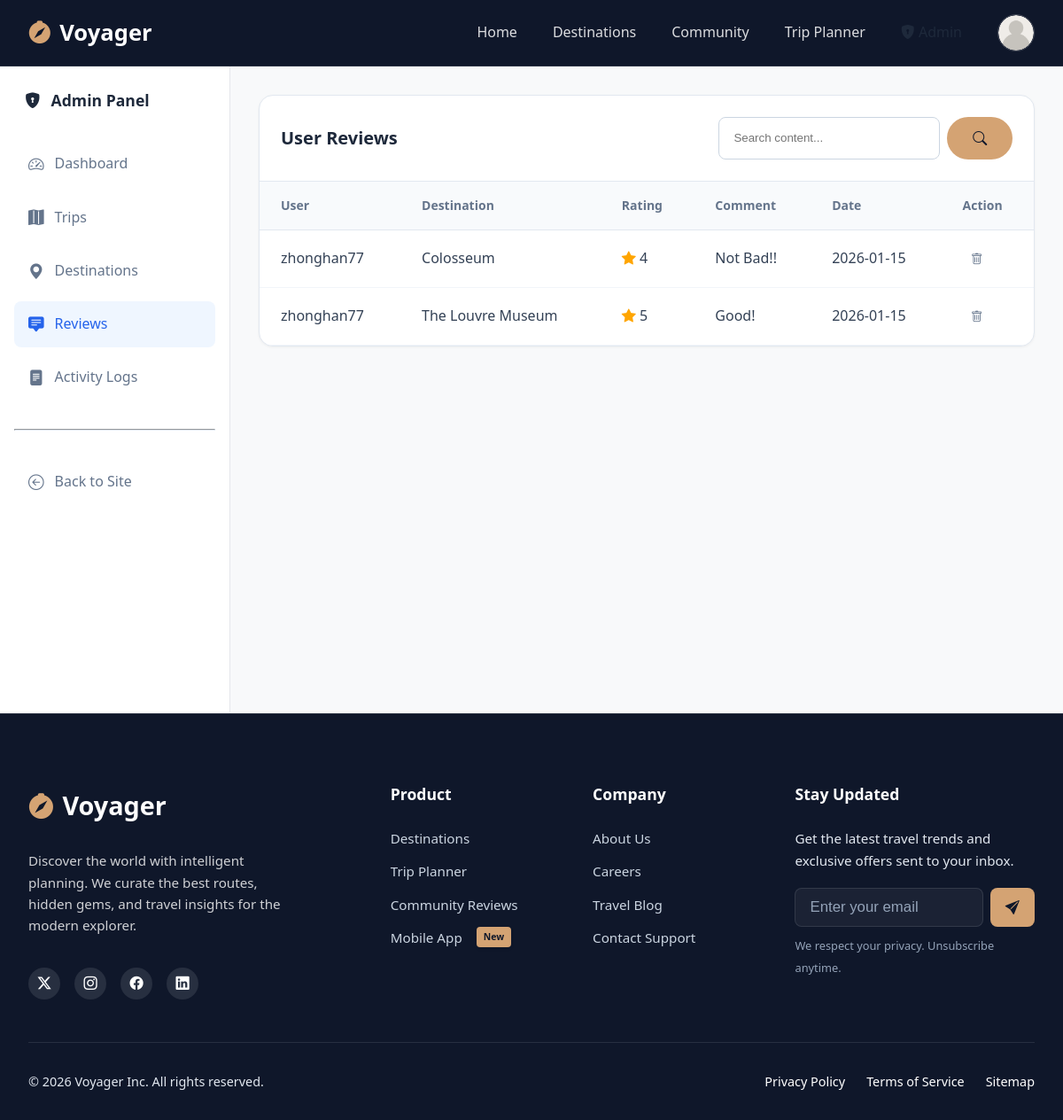
Screenshot of /admin_reviews (signed in) with the database file from the repository.
### app.py (models this page shows, shortened)
class User(UserMixin, db.Model):
    id = db.Column(db.Integer, primary_key=True)
    username = db.Column(db.String(100), nullable=False, unique=True)
    email = db.Column(db.String(120), unique=True, nullable=False)
    password_hash = db.Column(db.String(200), nullable=False)
    bio = db.Column(db.Text, default="Ready to explore the world.")
    avatar = db.Column(
        db.String(200), default="/static/img/Default_Avatar.png"
    )
    is_admin = db.Column(db.Boolean, default=False)
    is_active = db.Column(db.Boolean, default=True)
    created_at = db.Column(db.DateTime, default=datetime.utcnow)
    last_login = db.Column(db.DateTime)
    reset_token = db.Column(db.String(100), nullable=True)
    reset_token_expiry = db.Column(db.DateTime, nullable=True)
    favorites = db.relationship(
        "Destination",
        secondary=user_favorites,
        lazy="subquery",
        backref=db.backref("favorited_by", lazy=True),
    )
    trips = db.relationship("Trip", backref="author", lazy=True)

class Review(db.Model):
    id = db.Column(db.Integer, primary_key=True)
    user_id = db.Column(db.Integer, db.ForeignKey("user.id"), nullable=False)
    destination_id = db.Column(
        db.Integer, db.ForeignKey("destination.id"), nullable=False
    )
    rating = db.Column(db.Integer, nullable=False)
    comment = db.Column(db.Text, nullable=True)
    created_at = db.Column(db.DateTime, default=datetime.utcnow)
    user = db.relationship("User", backref="reviews", lazy=True)

class Destination(db.Model):
    id = db.Column(db.Integer, primary_key=True)
    name = db.Column(db.String(100), nullable=False)
    city = db.Column(db.String(100), nullable=False)
    category = db.Column(db.String(50))
    image = db.Column(db.String(200))
    desc = db.Column(db.Text)
    lat = db.Column(db.Float)
    lon = db.Column(db.Float)
    opening_hours = db.Column(db.Text)
    admission_adult = db.Column(db.Text)
    admission_child = db.Column(db.Text)
    admission_notes = db.Column(db.Text)
    phone = db.Column(db.String(100))
    website = db.Column(db.String(200))
    email = db.Column(db.String(100))
    transport_train = db.Column(db.Text)
    transport_bus = db.Column(db.Text)
    transport_car = db.Column(db.Text)
    visit_duration = db.Column(db.String(100))
    best_time_to_visit = db.Column(db.Text)
    detailed_description = db.Column(db.Text)
    history = db.Column(db.Text)
    tips = db.Column(db.Text)
    facilities = db.Column(db.Text)
    reviews = db.relationship(
        "Review",
        backref="destination",
        lazy=True,
        cascade="all, delete-orphan",
    )

### app.py (the view, shortened to what this page needs)
@app.route("/admin_reviews")
@admin_required
def admin_reviews():
    page = request.args.get("page", 1, type=int)
    query = request.args.get("q", "")
    review_query = Review.query.join(User).join(Destination)
    review_query = review_query.order_by(Review.created_at.desc())
    pagination = review_query.paginate(page=page, per_page=20, error_out=False)
    return render_template(
        "admin_reviews.html",
        reviews=pagination.items,
        pagination=pagination,
        query=query
    )

### app.py (called while the page is built, shortened)
@app.context_processor
def inject_global_vars():
    return {"cache_buster": int(time.time())}

@app.before_request
def before_request_logging():
    if request.endpoint and not request.endpoint.startswith("static"):
        request.start_time = time.time()

@app.after_request
def after_request_logging(response):
    if (
        hasattr(request, "start_time")
        and request.endpoint
        and not request.endpoint.startswith("static")
    ):
        duration = time.time() - request.start_time
        if duration > 1.0:
            app.logger.warning(
                f"Slow request: {request.method} {request.path} | "
                f"Duration: {duration:.2f}s | Status: {response.status_code}"
            )
        if response.status_code >= 400:
            app.logger.warning(
                f"Error response: {request.method} {request.path} | "
                f"Status: {response.status_code} | User: {current_user.username if current_user.is_authenticated else 'Anonymous'}"  # noqa: E501
            )
    return response

@login_manager.user_loader
def load_user(user_id):
    return User.query.get(int(user_id))

def admin_required(f):
    @wraps(f)
    def decorated_function(*args, **kwargs):
        log_activity(
            action_type="admin_access",
            action_category="admin",
            description=f"Admin accessed: {request.endpoint}",
            user=current_user,
            status="success",
        )
        return f(*args, **kwargs)
    return decorated_function

### templates/admin_reviews.html (shortened to what this page needs)
{% extends "base.html" %}
{% block content %}
<div class="admin-layout">
    <aside class="admin-sidebar">
        <div class="admin-sidebar-header">
            <div class="admin-sidebar-title">
                <i class="bi bi-shield-lock-fill"></i>
                Admin Panel
            </div>
        </div>
        <nav class="admin-nav">
            <a href="{{ url_for('admin_dashboard') }}" class="admin-nav-item">
                <i class="bi bi-speedometer2"></i>
                <span>Dashboard</span>
            </a>
            <a href="{{ url_for('admin_trips') }}" class="admin-nav-item">
                <i class="bi bi-map-fill"></i>
                <span>Trips</span>
            </a>
            <a href="{{ url_for('admin_destinations') }}" class="admin-nav-item">
                <i class="bi bi-geo-alt-fill"></i>
                <span>Destinations</span>
            </a>
            <a href="{{ url_for('admin_reviews') }}" class="admin-nav-item active">
                <i class="bi bi-chat-square-text-fill"></i>
                <span>Reviews</span>
            </a>
            <a href="{{ url_for('admin_logs') }}" class="admin-nav-item">
                <i class="bi bi-file-text-fill"></i>
                <span>Activity Logs</span>
            </a>
            <hr style="margin: 1.5rem 0; border-color: var(--border-color);">
            <a href="{{ url_for('home') }}" class="admin-nav-item">
                <i class="bi bi-arrow-left-circle"></i>
                <span>Back to Site</span>
            </a>
        </nav>
    </aside>
    <main class="admin-content">
        <div class="admin-table-container">
            <div class="admin-table-header">
                <h2 class="admin-table-title">User Reviews</h2>
                <form action="{{ url_for('admin_reviews') }}" method="GET" class="admin-search-box">
                    <input type="text" name="q" class="admin-search-input" placeholder="Search content..."
                        value="{{ query }}">
                    <button type="submit" class="btn btn-primary"><i class="bi bi-search"></i></button>
                </form>
            </div>
            <table class="admin-table">
                <thead>
                    <tr>
                        <th>User</th>
                        <th>Destination</th>
                        <th>Rating</th>
                        <th>Comment</th>
                        <th>Date</th>
                        <th>Action</th>
                    </tr>
                </thead>
                <tbody>
                    {% for review in reviews %}
                    <tr>
                        <td>{{ review.user.username }}</td>
                        <td>
                            <a href="{{ url_for('destination_detail', dest_id=review.destination.id) }}"
                                target="_blank">
                                {{ review.destination.name }}
                            </a>
                        </td>
                        <td>
                            <i class="bi bi-star-fill" style="color:orange;"></i> {{ review.rating }}
                        </td>
                        <td style="max-width:300px; white-space:nowrap; overflow:hidden; text-overflow:ellipsis;">
                            {{ review.comment }}
                        </td>
                        <td>{{ review.created_at.strftime('%Y-%m-%d') }}</td>
                        <td>
                            <button class="btn-table-action" onclick="deleteAdminReview({{ review.id }})">
                                <i class="bi bi-trash"></i>
                            </button>
                        </td>
                    </tr>
                    {% endfor %}
                </tbody>
            </table>
        </div>
    </main>
</div>
{% endblock %}

### templates/base.html (shortened to what this page needs)
<!DOCTYPE html>
<html lang="en">
<head>
    <link rel="stylesheet" href="https://cdn.jsdelivr.net/npm/bootstrap-icons@1.11.1/font/bootstrap-icons.css">
    <link rel="stylesheet" href="{{ url_for('static', filename='style.css') }}">
</head>
<body class="{% block body_class %}{% endblock %}">
    <nav class="navbar" role="navigation" aria-label="Main Navigation">
        <div class="container nav-container">
            <a href="/" class="logo" aria-label="Voyager Home">
                <i class="bi bi-compass-fill" aria-hidden="true"></i> Voyager
            </a>
            <ul class="nav-links" role="menubar" id="nav-links">
                <li role="none"><a href="/" role="menuitem">Home</a></li>
                <li role="none"><a href="/destinations" role="menuitem">Destinations</a></li>
                <li role="none"><a href="/community" role="menuitem">Community</a></li>
                <li role="none">
                    <a href="/planner" role="menuitem"
                        class="{% if request.path.startswith('/planner') %}active{% endif %}">Trip Planner</a>
                </li>
                {% if current_user.is_authenticated %}
                {% if current_user.is_admin %}
                <li role="none">
                    <a href="/admin" role="menuitem" class="admin-link" title="Admin Panel">
                        <i class="bi bi-shield-lock-fill"></i> Admin
                    </a>
                </li>
                {% endif %}
                <li role="none">
                    <a href="/profile" class="user-capsule" title="Go to Profile" role="menuitem"
                        aria-label="View your profile">
                        <img src="{{ current_user.avatar }}?v={{ cache_buster }}"
                            alt="{{ current_user.username }}'s avatar">
                    </a>
                </li>
                {% endif %}
            </ul>
        </div>
    </nav>
    {% block content %}{% endblock %}
    {% block footer %}
    <footer class="footer" role="contentinfo">
        <div class="container">
            <div class="footer-top">
                <div class="footer-col brand-col">
                    <div class="footer-logo">
                        <i class="bi bi-compass-fill"></i> Voyager
                    </div>
                    <p class="footer-desc">
                        Discover the world with intelligent planning. We curate the best routes, hidden gems, and travel
                        insights for the modern explorer.
                    </p>
                    <div class="social-links">
                        <a href="#" aria-label="Twitter"><i class="bi bi-twitter-x"></i></a>
                        <a href="#" aria-label="Instagram"><i class="bi bi-instagram"></i></a>
                        <a href="#" aria-label="Facebook"><i class="bi bi-facebook"></i></a>
                        <a href="#" aria-label="LinkedIn"><i class="bi bi-linkedin"></i></a>
                    </div>
                </div>
                <div class="footer-col">
                    <h5 class="footer-heading">Product</h5>
                    <ul class="footer-nav-list">
                        <li><a href="/destinations">Destinations</a></li>
                        <li><a href="/planner">Trip Planner</a></li>
                        <li><a href="/community">Community Reviews</a></li>
                        <li><a href="#">Mobile App <span class="badge badge-sm">New</span></a></li>
                    </ul>
                </div>
                <div class="footer-col">
                    <h5 class="footer-heading">Company</h5>
                    <ul class="footer-nav-list">
                        <li><a href="/about">About Us</a></li>
                        <li><a href="/careers">Careers</a></li>
                        <li><a href="/blog">Travel Blog</a></li>
                        <li><a href="/contact">Contact Support</a></li>
                    </ul>
                </div>
                <div class="footer-col newsletter-col">
                    <h5 class="footer-heading">Stay Updated</h5>
                    <p>Get the latest travel trends and exclusive offers sent to your inbox.</p>
                    <form class="footer-newsletter" action="#" method="POST" onsubmit="event.preventDefault();">
                        <div class="input-group">
                            <input type="email" id="newsletter-email" placeholder="Enter your email" required
                                class="form-control" aria-label="Email Address for newsletter">
                            <button type="submit" class="btn btn-primary btn-icon-only"
                                aria-label="Subscribe to newsletter">
                                <i class="bi bi-send-fill" aria-hidden="true"></i>
                            </button>
                        </div>
                        <small class="form-text text-muted">We respect your privacy. Unsubscribe anytime.</small>
                    </form>
                </div>
            </div>
            <hr class="footer-divider">
            <div class="footer-bottom">
                <div class="copyright">
                    &copy;
                    <script>document.write(new Date().getFullYear())</script> Voyager Inc. All rights reserved.
                </div>
                <div class="legal-links">
                    <a href="/privacy">Privacy Policy</a>
                    <a href="/terms">Terms of Service</a>
                    <a href="/sitemap">Sitemap</a>
                </div>
            </div>
        </div>
    </footer>
    {% endblock %}
</body>
</html>

### rows the page displays
User: avatar (placeholder picture)
Review: user.username "zhonghan77", destination.name "Colosseum", rating "4", comment "Not Bad!!", created_at "2026-01-15"
Review: user.username "zhonghan77", destination.name "The Louvre Museum", rating "5", comment "Good!", created_at "2026-01-15"
